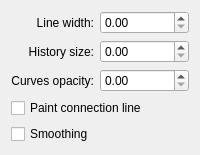
<?xml version="1.0" encoding="utf-8"?>
<ui version="4.0">
 <author>
    SPDX-FileCopyrightText: none
    SPDX-License-Identifier: GPL-3.0-or-later
  </author>
 <class>WdgCurveOptions</class>
 <widget class="QWidget" name="WdgCurveOptions">
  <layout class="QGridLayout" columnstretch="0,1" name="gridLayout">
   <item column="0" row="0">
    <widget class="QLabel" name="lineWidthLbl">
     <property name="text">
      <string>Line width:</string>
     </property>
     <property name="alignment">
      <set>Qt::AlignRight|Qt::AlignTrailing|Qt::AlignVCenter</set>
     </property>
    </widget>
   </item>
   <item column="1" row="0">
    <widget class="KisDoubleSliderSpinBox" name="lineWidthSlider" native="true"/>
   </item>
   <item column="0" row="1">
    <widget class="QLabel" name="label">
     <property name="text">
      <string>History size:</string>
     </property>
     <property name="alignment">
      <set>Qt::AlignRight|Qt::AlignTrailing|Qt::AlignVCenter</set>
     </property>
    </widget>
   </item>
   <item column="1" row="1">
    <widget class="KisDoubleSliderSpinBox" name="historySizeSlider" native="true"/>
   </item>
   <item column="0" row="2">
    <widget class="QLabel" name="label_2">
     <property name="text">
      <string>Curves opacity:</string>
     </property>
     <property name="alignment">
      <set>Qt::AlignRight|Qt::AlignTrailing|Qt::AlignVCenter</set>
     </property>
    </widget>
   </item>
   <item column="1" row="2">
    <widget class="KisDoubleSliderSpinBox" name="curvesOpacitySlider" native="true"/>
   </item>
   <item colspan="2" column="0" row="3">
    <widget class="QCheckBox" name="connectionCHBox">
     <property name="text">
      <string>Paint connection line</string>
     </property>
    </widget>
   </item>
   <item colspan="2" column="0" row="4">
    <widget class="QCheckBox" name="smoothingCHBox">
     <property name="text">
      <string>Smoothing</string>
     </property>
    </widget>
   </item>
   <item colspan="2" column="0" row="5">
    <spacer name="verticalSpacer">
     <property name="orientation">
      <enum>Qt::Vertical</enum>
     </property>
     <property name="sizeHint" stdset="0">
      <size>
       <width>0</width>
       <height>0</height>
      </size>
     </property>
    </spacer>
   </item>
  </layout>
 </widget>
 <customwidgets>
  <customwidget>
   <class>KisDoubleSliderSpinBox</class>
   <extends>QDoubleSpinBox</extends>
   <header>kis_slider_spin_box.h</header>
   <container>1</container>
  </customwidget>
 </customwidgets>
 <resources/>
 <connections/>
</ui>
